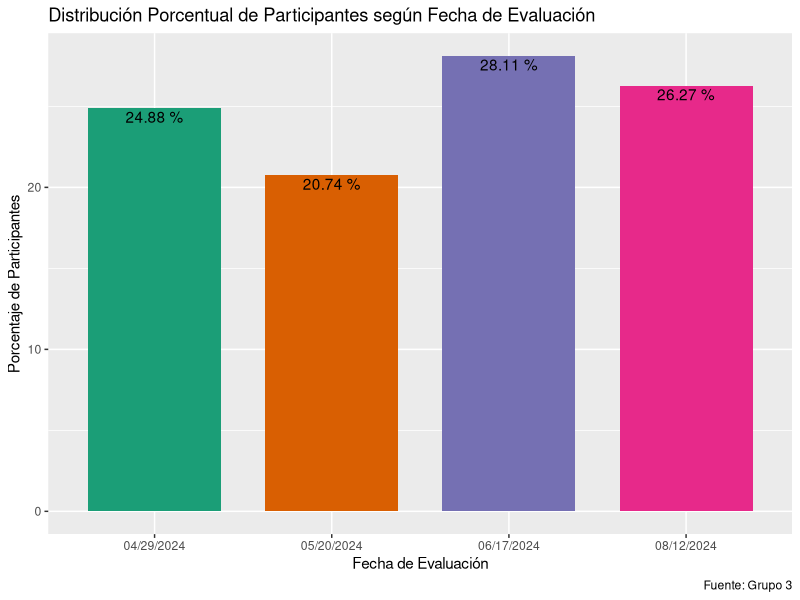
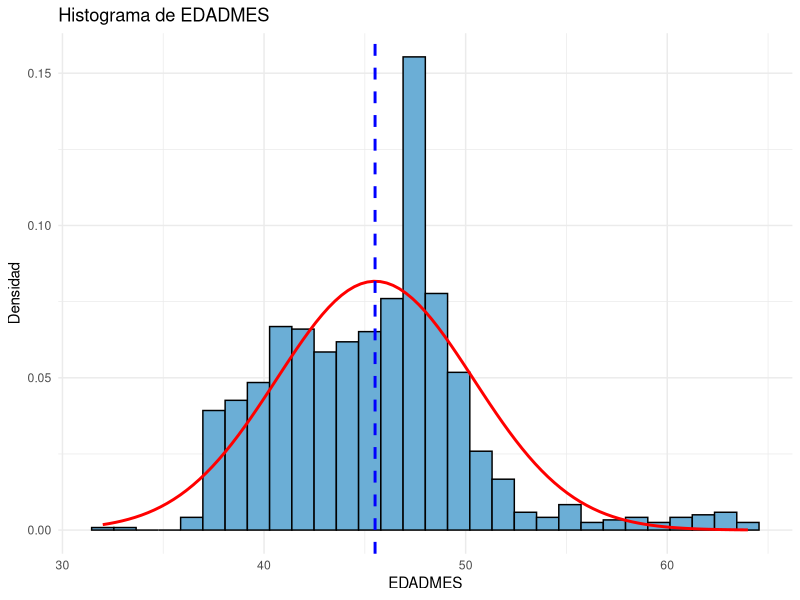
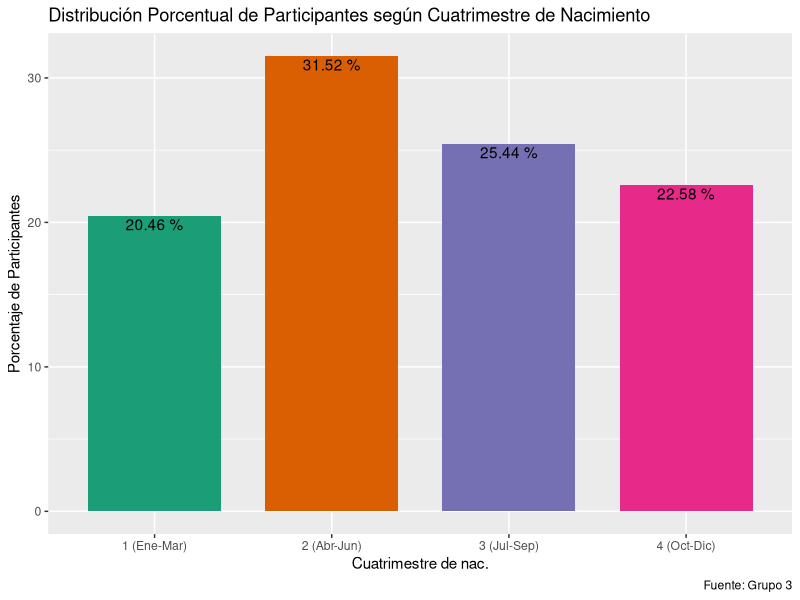
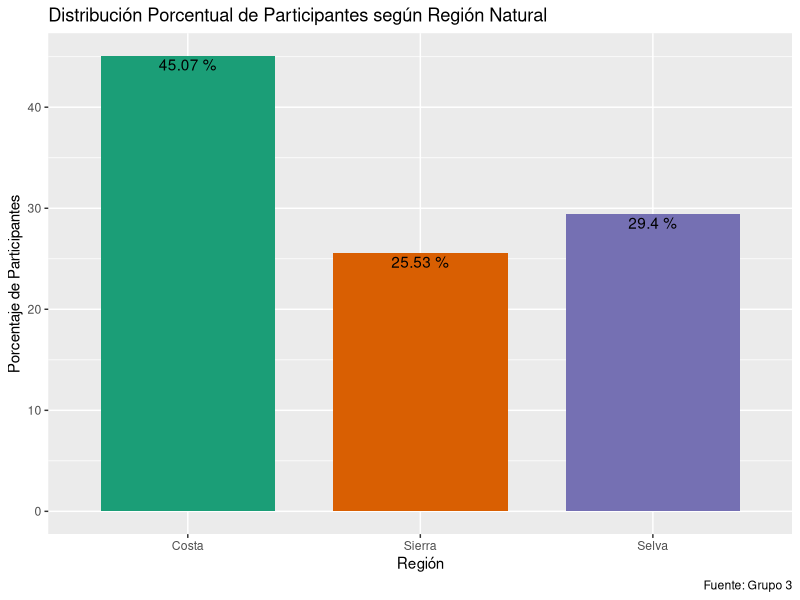
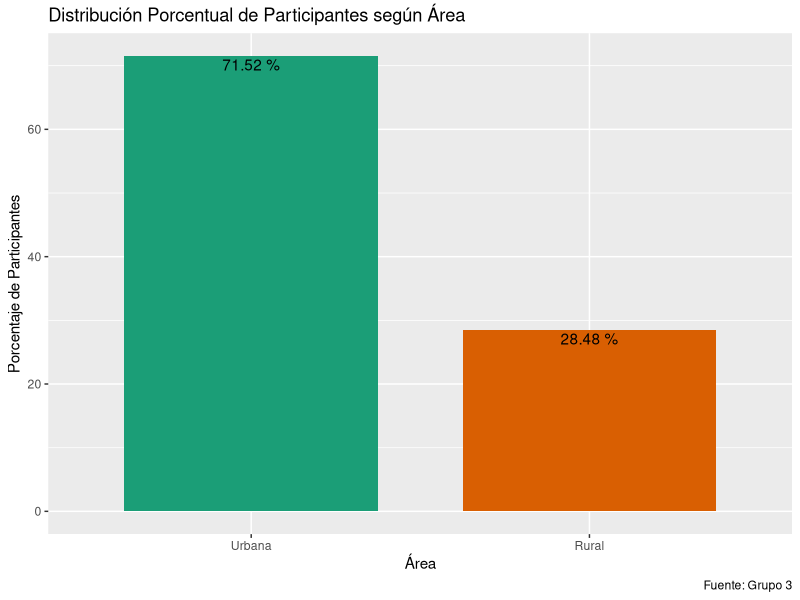
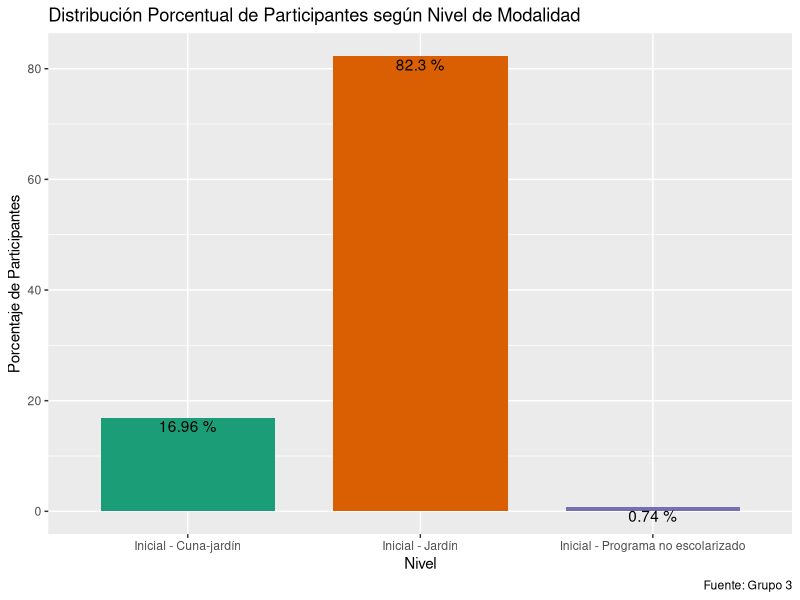
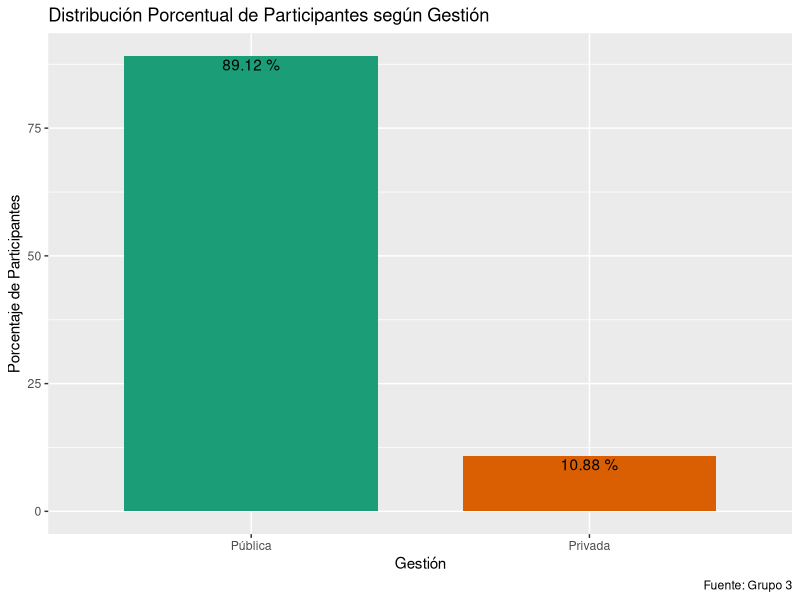
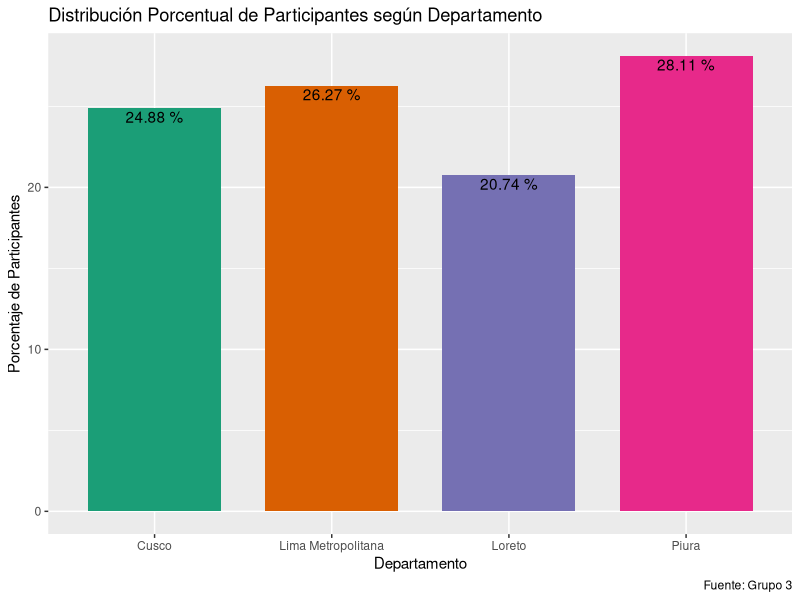

R code for these plots, in order:
## ---- chunk 1
knitr::opts_chunk$set(
	echo = FALSE,
	message = FALSE,
	warning = FALSE
)

library(haven)
rm(list = ls()) 
# Carga el archivo .sav
INDI30 <- read_sav("INDI3.sav")
INDI45 <- read_sav("INDI45.sav")
# View(INDI30)

# Generamos funciones
# Función para generar tablas de frecuencias comme il faut
tf <- function(df, variable) {
  resultado <- df %>%
    group_by({{ variable }}) %>%
    summarize(
      n = n(),
      porcentaje = round(n / nrow(df) * 100, 2)
    ) %>%
    arrange({{ variable }}) %>%
    mutate(
      n_acum = cumsum(n),
      porcentaje_acum = cumsum(porcentaje)
    ) %>% 
    return(resultado)
  # Cambiamos el nombre de las columnas de la tabla de frecuencias
  colnames(resultado) <- c(colnames(resultado)[1], "N", "%", "N Acum.", "% Acum.")
  # Personalizamos el caption con el nombre de la variable
  caption_personalizado <- paste("Tabla de Frecuencias de", quo_name(enquo(variable)))
  # Embellecemos la tabla
  library(knitr)
  # Aplicamos kable con el caption personalizado
  print(kable(resultado, caption = caption_personalizado, align = 'lrrrr', booktabs = T))
}
## ---- chunk 2

# Clasificamos los casos según el cuatrimestre de nacimiento

# Definición de la función
library(dplyr)
en_cuatro <- function(dataframe, columna_fechas) {
  # Convertir la columna de fechas de character a Date
  dataframe[[columna_fechas]] <- as.Date(dataframe[[columna_fechas]], format = "%m/%d/%Y")
  
  # Crear la nueva variable QDOB inmediatamente después de la columna de fechas
  columna_pos <- which(names(dataframe) == columna_fechas) # Obtener la posición de la columna de fechas
  dataframe <- dataframe %>%
    mutate(QDOB = cut(
      as.numeric(format(.data[[columna_fechas]], "%m")),  # Extraer el mes
      breaks = c(0, 3, 6, 9, 12),                        # Definir los límites de los cuatrimestres
      labels = c("1 (Ene-Mar)", "2 (Abr-Jun)", "3 (Jul-Sep)", "4 (Oct-Dic)"), # Etiquetas para los cuatrimestres
      include.lowest = TRUE                              # Incluir el límite inferior (enero)
    )) %>%
    relocate(QDOB, .after = all_of(columna_fechas))      # Mover QDOB justo después de la columna de fechas
  
  # Convertir la nueva variable a factor (opcional, ya hecho en cut)
  dataframe$QDOB <- as.factor(dataframe$QDOB)
  
  return(dataframe)
}

# Uso de la función
INDI30 <- en_cuatro(INDI30, "Fecnac")

# Verificar resultados
# head(INDI30)





## ---- chunk 3
library(tidyverse)
library(readr)
library(dplyr)
library(readxl)
library(openxlsx)
library(lubridate)

INDI30 <- INDI30 %>%
  mutate(across(c(02:05), as.factor))

INDI30 <- INDI30 %>%
  mutate(across(c(07:11), as.factor))

INDI30 <- INDI30 %>%
  mutate(across(c(22:42), as.factor))

t.Fechin <- tf(INDI30, Fechin)

#Definiendo función grafiporc
library(ggplot2)
library(dplyr)
library(RColorBrewer)

grafiporc <- function(variable, data, 
                                 titulo = "Distribución porcentual", 
                                 etiqueta_x = "Categorías", 
                                 etiqueta_y = "Porcentaje", 
                                 pie_de_pagina = "Fuente: Datos internos", 
                                 paleta_colores = "Dark2") {
  # Validar que la variable es un factor
  if (!is.factor(data[[deparse(substitute(variable))]])) {
    stop("La variable debe ser de tipo factor. Por favor, conviértela antes de usar esta función.")
  }
  
  # Calcular los porcentajes
  datos_porcentajes <- data %>%
    count({{ variable }}) %>%
    mutate(porcentaje = n / sum(n) * 100)
  
  # Redondear los porcentajes
  datos_porcentajes$porcentaje <- round(datos_porcentajes$porcentaje, 2)
  
  # Crear el gráfico de barras con porcentajes
  ggplot(datos_porcentajes, aes(x = {{ variable }}, y = porcentaje, fill = {{ variable }})) +
    geom_col(width = 0.75) +
    geom_text(aes(label = paste0(porcentaje, " %")), vjust = 1.2) +
    scale_fill_brewer(palette = paleta_colores) +
    labs(
      title = titulo,
      x = etiqueta_x,
      y = etiqueta_y,
      caption = pie_de_pagina
    ) +
    theme_gray() +
    theme(legend.position = "none")
}

# Ejemplo de aplicación básica:
# Supongamos que tu dataframe se llama INDI45 y tu variable es Fechin
# Ejemplo aplicación personalizada
grafiporc(
  variable = Fechin, 
  data = INDI30, 
  titulo = "Distribución Porcentual de Participantes según Fecha de Evaluación", 
  etiqueta_x = "Fecha de Evaluación", 
  etiqueta_y = "Porcentaje de Participantes", 
  pie_de_pagina = "Fuente: Grupo 3", 
  paleta_colores = "Dark2"
)
## ---- chunk 4

t.agemo <- tf(INDI30, EDADMES)
# Definir la función para calcular indicadores estadísticos descriptivos
TED <- function(df) {
  # Crear un data frame para almacenar los resultados
  resultados <- data.frame(
    Variable = character(),
    Mediana = numeric(),
    Media = numeric(),
    `Desviación Estándar` = numeric(),
    `Número de Casos` = integer(),
    stringsAsFactors = FALSE
  )
  
  # Iterar sobre cada columna del dataframe
  for (nombre_columna in colnames(df)) {
    # Calcular la mediana, media, desviación estándar y número de casos
    mediana <- round(median(df[[nombre_columna]]), 2)
    media <- round(mean(df[[nombre_columna]]), 2)
    desviacion_estandar <- round(sd(df[[nombre_columna]]), 2)
    numero_casos <- length(df[[nombre_columna]])
    
    # Agregar los resultados al data frame
    resultados <- rbind(resultados, data.frame(
      Variable = nombre_columna,
      Mediana = mediana,
      Media = media,
      `Desviación Estándar` = desviacion_estandar,
      `Número de Casos` = numero_casos
    ))
  }
  
  return(kable(resultados, format = "markdown"))
}



# Llamar a la función y mostrar los resultados
AGEMO <- INDI30 %>% 
  select(EDADMES) %>% 
  as.data.frame()

TED_agemo <- TED(AGEMO)
print(TED_agemo)

## ---- chunk 5
library(ggplot2)
library(dplyr)
library(RColorBrewer)

chiste <- function(data) {
  # Lista de paletas para colorear los histogramas
  paletas <- c(
    "Blues", "BuGn", "BuPu", "GnBu", "Greens", "Greys", 
    "Oranges", "OrRd", "PuBu", "PuBuGn", "PuRd", "Purples", 
    "RdPu", "Reds", "YlGn", "YlGnBu", "YlOrBr", "YlOrRd"
  )
  
  # Convertir paletas en colores hexadecimales
  colores_paletas <- lapply(paletas, function(p) brewer.pal(9, p))
  
  # Iterar sobre cada columna del dataframe
  for (i in seq_along(data)) {
    variable <- data[[i]]
    nombre_variable <- colnames(data)[i]
    
    # Seleccionar la paleta correspondiente (cíclico)
    colores <- colores_paletas[[(i - 1) %% length(colores_paletas) + 1]]
    
    # Calcular media y desviación estándar
    media_var <- mean(variable)
    sd_var <- sd(variable)
    
    # Crear el histograma con ggplot2
    histograma <- ggplot(data = data.frame(variable), aes(x = variable)) +
      geom_histogram(aes(y = ..density..), 
                     bins = 30, 
                     fill = colores[5],  # Color central de la paleta
                     color = "black") +
      stat_function(fun = dnorm, 
                    args = list(mean = media_var, sd = sd_var), 
                    color = "red", size = 1) +
      geom_vline(aes(xintercept = media_var), 
                 color = "blue", linetype = "dashed", size = 1) +
      ggtitle(paste("Histograma de", nombre_variable)) +
      theme_minimal() +
      labs(x = nombre_variable, y = "Densidad")
    
    # Mostrar el gráfico
    print(histograma)
  }
}
# Creando Histo Especial

chiste(AGEMO)
## ---- chunk 6
# tABLA DE fRECUENCIAS

t.QDOB <- tf(INDI30, QDOB)

# Gráfico Porcentual

grafiporc(
  variable = QDOB, 
  data = INDI30, 
  titulo = "Distribución Porcentual de Participantes según Cuatrimestre de Nacimiento", 
  etiqueta_x = "Cuatrimestre de nac.", 
  etiqueta_y = "Porcentaje de Participantes", 
  pie_de_pagina = "Fuente: Grupo 3", 
  paleta_colores = "Dark2"
)
## ---- chunk 7

t.Codmod <- tf(INDI30, Codmod)

## ---- chunk 8
# Re-etiquetar los valores de la columna "Categoria"
INDI30 <- INDI30 %>%
  mutate(Regnat = recode(Regnat,
                            "1" = "Costa",
                            "2" = "Sierra",
                            "3" = "Selva"))
# Generamos tabla de frecuencias
t.Regnat <- tf(INDI30, Regnat)
# Generamos el gráfico
grafiporc(
  variable = Regnat, 
  data = INDI30, 
  titulo = "Distribución Porcentual de Participantes según Región Natural", 
  etiqueta_x = "Región", 
  etiqueta_y = "Porcentaje de Participantes", 
  pie_de_pagina = "Fuente: Grupo 3", 
  paleta_colores = "Dark2"  
)

## ---- chunk 9
# Re-etiquetar los valores de la columna "Categoria"
INDI30 <- INDI30 %>%
  mutate(Area = recode(Area,
                            "1" = "Urbana",
                            "2" = "Rural"))
# Generamos tabla de frecuencias
t.Area <- tf(INDI30, Area)
# Generamos el gráfico
grafiporc(
  variable = Area, 
  data = INDI30, 
  titulo = "Distribución Porcentual de Participantes según Área", 
  etiqueta_x = "Área", 
  etiqueta_y = "Porcentaje de Participantes", 
  pie_de_pagina = "Fuente: Grupo 3", 
  paleta_colores = "Dark2"  
)

## ---- chunk 10

# Generamos tabla de frecuencias
t.NivMod <- tf(INDI30, Nivmod)

# Generamos el gráfico
grafiporc(
  variable = Nivmod, 
  data = INDI30, 
  titulo = "Distribución Porcentual de Participantes según Nivel de Modalidad", 
  etiqueta_x = "Nivel", 
  etiqueta_y = "Porcentaje de Participantes", 
  pie_de_pagina = "Fuente: Grupo 3", 
  paleta_colores = "Dark2"  
)
## ---- chunk 11

INDI30 <- INDI30 %>%
  mutate(Gest = recode(Gest,
                            "1" = "Pública",
                            "2" = "Privada"))
# Generamos tabla de frecuencias
t.Gest <- tf(INDI30, Gest)

# Generamos el gráfico
grafiporc(
  variable = Gest, 
  data = INDI30, 
  titulo = "Distribución Porcentual de Participantes según Gestión", 
  etiqueta_x = "Gestión", 
  etiqueta_y = "Porcentaje de Participantes", 
  pie_de_pagina = "Fuente: Grupo 3", 
  paleta_colores = "Dark2"  
)
## ---- chunk 12

INDI30$Reg <- as.factor(INDI30$Reg)

t.Depa <- tf(INDI30, Reg)

# Generamos el gráfico
grafiporc(
  variable = Reg, 
  data = INDI30, 
  titulo = "Distribución Porcentual de Participantes según Departamento", 
  etiqueta_x = "Departamento", 
  etiqueta_y = "Porcentaje de Participantes", 
  pie_de_pagina = "Fuente: Grupo 3", 
  paleta_colores = "Dark2"  
)
## ---- chunk 13

INDI30$Quintil <- as.factor(INDI30$Quintil)

t.Quin <- tf(INDI30, Quintil)

# Generamos el gráfico
grafiporc(
  variable = Quintil, 
  data = INDI30, 
  titulo = "Distribución Porcentual de Participantes según Quintil de Pobreza", 
  etiqueta_x = "Quintil", 
  etiqueta_y = "Porcentaje de Participantes", 
  pie_de_pagina = "Fuente: Grupo 3", 
  paleta_colores = "Dark2"  
)
## ---- chunk 14

INDI30 <- INDI30 %>%
  mutate(VSS = recode(VSS,
                            "0" = "Ninguna",
                            "1" = "Al Menos Una"))
t.VSS <- tf(INDI30, VSS)

# Generamos el gráfico
grafiporc(
  variable = VSS, 
  data = INDI30, 
  titulo = "Distribución Porcentual de Participantes según Existencia de Incidencia", 
  etiqueta_x = "Incidencia?", 
  etiqueta_y = "Porcentaje de Participantes", 
  pie_de_pagina = "Fuente: Grupo 3", 
  paleta_colores = "Dark2"  
)
## ---- chunk 15

INDI30 <- INDI30 %>%
  mutate(VSSdesper = recode(VSSdesper,
                            "0" = "Ninguna",
                            "1" = "Al Menos Una"))
t.VSSdesper <- tf(INDI30, VSSdesper)

# Generamos el gráfico
grafiporc(
  variable = VSSdesper, 
  data = INDI30, 
  titulo = "Distribución Porcentual de Participantes con Inc. Perinatal", 
  etiqueta_x = "Inc. Perinatal?", 
  etiqueta_y = "Porcentaje de Participantes", 
  pie_de_pagina = "Fuente: Grupo 3", 
  paleta_colores = "Dark2"  
)
## ---- chunk 16

INDI30 <- INDI30 %>%
  mutate(VSSttomed = recode(VSSttomed,
                            "0" = "Ninguna",
                            "1" = "Al Menos Una"))
t.VSSttomed <- tf(INDI30, VSSttomed)

# Generamos el gráfico
grafiporc(
  variable = VSSttomed, 
  data = INDI30, 
  titulo = "Distribución Porcentual de Participantes con Inc. de Tratamiento Médico", 
  etiqueta_x = "Inc. Tto. Médico?", 
  etiqueta_y = "Porcentaje de Participantes", 
  pie_de_pagina = "Fuente: Grupo 3", 
  paleta_colores = "Dark2"  
)
## ---- chunk 17

INDI30 <- INDI30 %>%
  mutate(VSSpatolo = recode(VSSpatolo,
                            "0" = "Ninguna",
                            "1" = "Al Menos Una"))
t.VSSpatolo <- tf(INDI30, VSSpatolo)

# Generamos el gráfico
grafiporc(
  variable = VSSpatolo, 
  data = INDI30, 
  titulo = "Distribución Porcentual de Participantes con Inc. por Patología", 
  etiqueta_x = "Inc. Patología?", 
  etiqueta_y = "Porcentaje de Participantes", 
  pie_de_pagina = "Fuente: Grupo 3", 
  paleta_colores = "Dark2"  
)
## ---- chunk 18

INDI30 <- INDI30 %>%
  mutate(VSSnegl = recode(VSSnegl,
                            "0" = "Ninguna",
                            "1" = "Al Menos Una"))
t.VSSnegl <- tf(INDI30, VSSnegl)

# Generamos el gráfico
grafiporc(
  variable = VSSnegl, 
  data = INDI30, 
  titulo = "Distribución Porcentual de Participantes con Inc. por Negligencia", 
  etiqueta_x = "Inc. Negligencia?", 
  etiqueta_y = "Porcentaje de Participantes", 
  pie_de_pagina = "Fuente: Grupo 3", 
  paleta_colores = "Dark2"  
)
## ---- chunk 19

INDI30 <- INDI30 %>%
  mutate(VSSmud = recode(VSSmud,
                            "0" = "Ninguna",
                            "1" = "Al Menos Una"))
t.VSSmud <- tf(INDI30, VSSmud)

# Generamos el gráfico
grafiporc(
  variable = VSSmud, 
  data = INDI30, 
  titulo = "Distribución Porcentual de Participantes con Inc. por Mudanza", 
  etiqueta_x = "Inc. Mudanza?", 
  etiqueta_y = "Porcentaje de Participantes", 
  pie_de_pagina = "Fuente: Grupo 3", 
  paleta_colores = "Dark2"  
)
## ---- chunk 20

INDI30 <- INDI30 %>%
  mutate(VSSconsus = recode(VSSconsus,
                            "0" = "Ninguna",
                            "1" = "Al Menos Una"))
t.VSSconsus <- tf(INDI30, VSSconsus)

# Generamos el gráfico
grafiporc(
  variable = VSSconsus, 
  data = INDI30, 
  titulo = "Distribución Porcentual de Participantes con Inc. por Consumo", 
  etiqueta_x = "Inc. Consumo?", 
  etiqueta_y = "Porcentaje de Participantes", 
  pie_de_pagina = "Fuente: Grupo 3", 
  paleta_colores = "Dark2"  
)
## ---- chunk 21

INDI30 <- INDI30 %>%
  mutate(VSSdesemp = recode(VSSdesemp,
                            "0" = "Ninguna",
                            "1" = "Al Menos Una"))
t.VSSdesemp <- tf(INDI30, VSSdesemp)

# Generamos el gráfico
grafiporc(
  variable = VSSdesemp, 
  data = INDI30, 
  titulo = "Distribución Porcentual de Participantes con Inc. por Desempleo", 
  etiqueta_x = "Inc. Desempleo?", 
  etiqueta_y = "Porcentaje de Participantes", 
  pie_de_pagina = "Fuente: Grupo 3", 
  paleta_colores = "Dark2"  
)
## ---- chunk 22

INDI30 <- INDI30 %>%
  mutate(VSSfamprilib = recode(VSSfamprilib,
                            "0" = "Ninguna",
                            "1" = "Al Menos Una"))
t.VSSfamprilib <- tf(INDI30, VSSfamprilib)

# Generamos el gráfico
grafiporc(
  variable = VSSfamprilib, 
  data = INDI30, 
  titulo = "Distribución Porcentual de Participantes con Inc. por Desempleo", 
  etiqueta_x = "Inc. Desempleo?", 
  etiqueta_y = "Porcentaje de Participantes", 
  pie_de_pagina = "Fuente: Grupo 3", 
  paleta_colores = "Dark2"  
)
## ---- chunk 23

INDI30 <- INDI30 %>%
  mutate(VSSotro = recode(VSSotro,
                            "0" = "Ninguna",
                            "1" = "Al Menos Una"))
t.VSSotro <- tf(INDI30, VSSotro)

# Generamos el gráfico
grafiporc(
  variable = VSSotro, 
  data = INDI30, 
  titulo = "Distribución Porcentual de Participantes con Otras Incidencias", 
  etiqueta_x = "Inc. Otros?", 
  etiqueta_y = "Porcentaje de Participantes", 
  pie_de_pagina = "Fuente: Grupo 3", 
  paleta_colores = "Dark2"  
)
